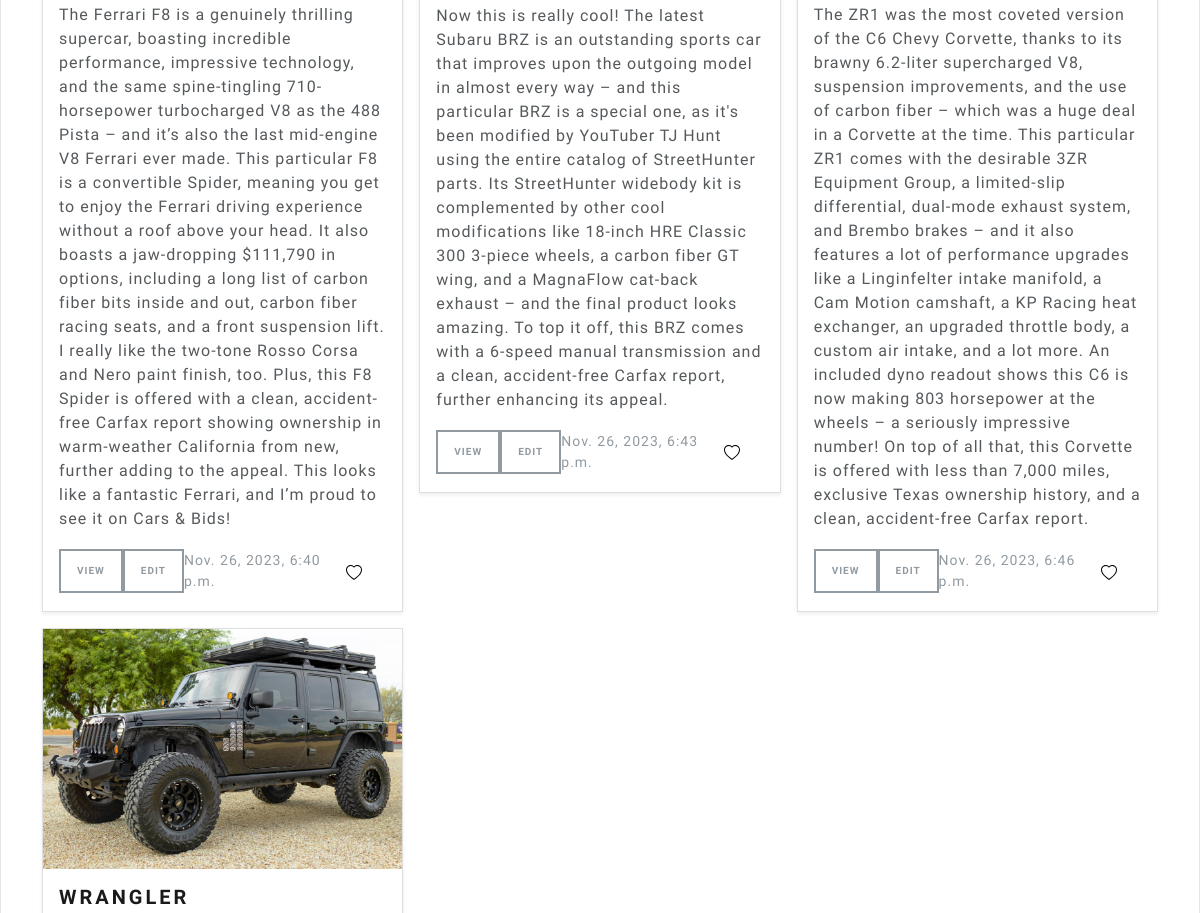
The page /home (signed in, middle part) on the database as committed earlier.
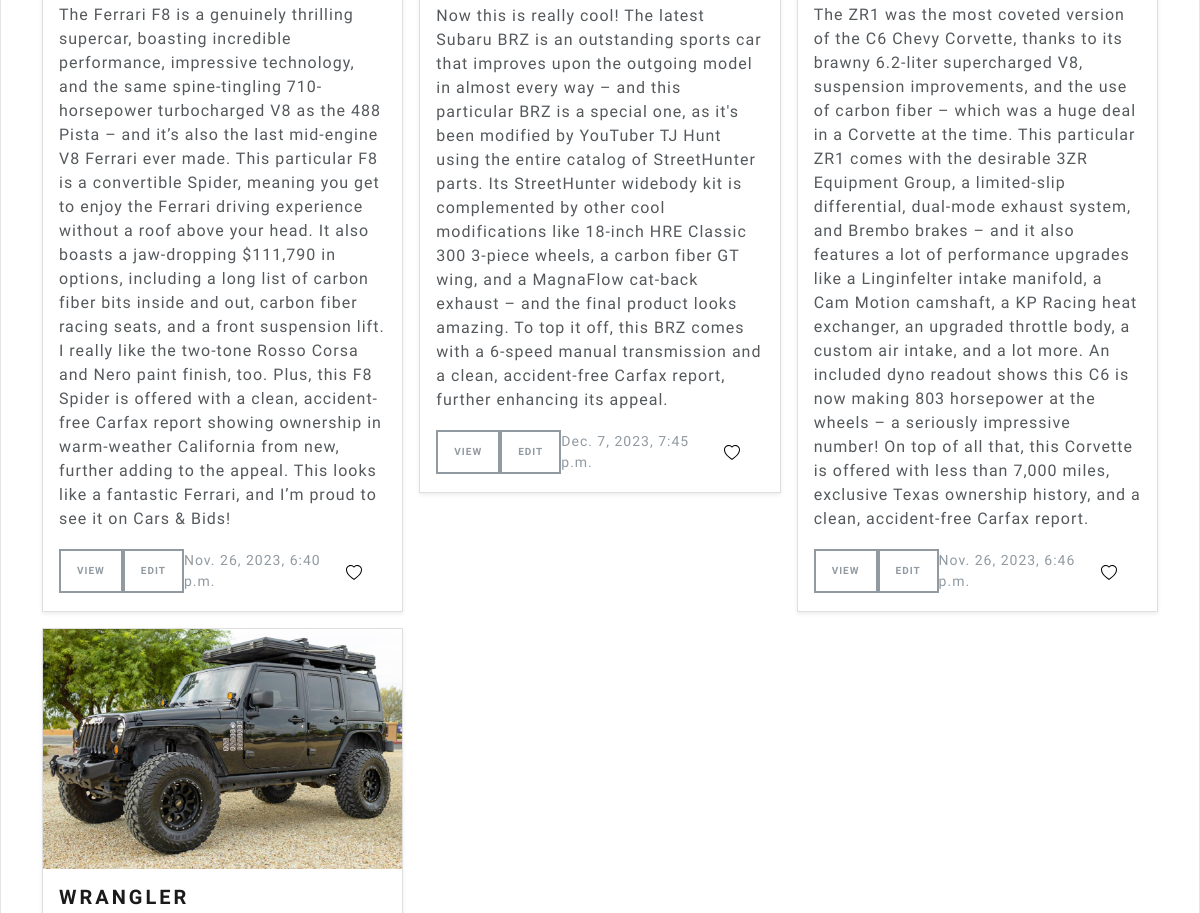
The same page on the database as committed later.
### main/models.py (models this page shows, shortened)
class Listing(models.Model):
    id=models.UUIDField(
        primary_key=True,default=uuid.uuid4,unique=True,editable=False
    )
    created_at=models.DateTimeField(auto_now_add=True)
    updated_at=models.DateTimeField(auto_now=True)
    seller=models.ForeignKey(Profile,on_delete=models.CASCADE)
    brand=models.CharField(max_length=24,choices=CARS_BRANDS,default=None)
    model=models.CharField(max_length=64,default='')
    vin=models.CharField(max_length=20,default='')
    mileage=models.IntegerField(default=0)
    color=models.CharField(max_length=20,null=True)
    description=models.TextField(null=True)
    engine=models.CharField(max_length=25,default='')
    transmisson=models.CharField(max_length=25,choices=TRANSMISSION_OPTIONS,default=None)
    locaton=models.OneToOneField(Location,on_delete=models.SET_NULL,null=True)
    image=models.ImageField(upload_to=user_listing_path,default='')

### main/views.py (the view)
# urls.py: path('home',views.home_view,name="home"),
@login_required
def home_view(request):
    listing=Listing.objects.all()
    listing_filter = ListingFilter(request.GET, queryset=listing)
    user_liked_listings = LikedListing.objects.filter(
        profile=request.user.profile).values_list('listing')
    liked_listings_ids = [l[0] for l in user_liked_listings]
    context = {
        'listing_filter': listing_filter,
        'liked_listings_ids': liked_listings_ids,
    }
    return render(request,"views/home.html",context)

### main/templates/views/home.html (shortened to what this page needs)
{% extends 'base/base.html' %}
{% load static %}
{% load crispy_forms_tags %}
{% block 'body' %}
<main>
    <div class="album py-5 bg-light">
        <div class="container">
            <div class="row row-cols-1 row-cols-sm-2 row-cols-md-3 g-3">
                {% for listing in listing_filter.qs %}
                <div class="col">
                    {% include "components/listing_card.html" %}
                </div>
                {% endfor %}
            </div>
        </div>
    </div>
</main>
{% endblock %}

### main/templates/components/listing_card.html (shortened to what this page needs)
<div class="card shadow-sm">
    <img class="bd-placeholder-img card-img-top" width="100%" src="{{listing.image.url}}" role="img"
        aria-label="Placeholder: Thumbnail" focusable="false">
    <div class="card-body">
        <h4 class="card-text">{{listing.model}}</h4>
        <br>
        <p class="card-text">{{listing.description}}</p>
        <div class="d-flex justify-content-between align-items-center">
            <div class="btn-group">
                <a href="{% url 'listing' id=listing.id %}" type="button"
                    class="btn btn-sm btn-outline-secondary">View</a>
                {% if listing.seller.user == request.user %}
                <a href="{% url 'edit' id=listing.id %}" type="button" class="btn btn-sm btn-outline-secondary">Edit</a>
                {% endif %}
            </div>
            <small class="text-muted">{{listing.updated_at}}</small>
            <button id="like_{{listing.id}}" type="button" value="like" class="btn btn-secondary">
            </button>
        </div>
    </div>
</div>

Rows that differ between the two databases and show on the page:
changed Listing: updated_at "Nov. 26, 2023, 6:43 p.m." → "Dec. 7, 2023, 7:45 p.m."
